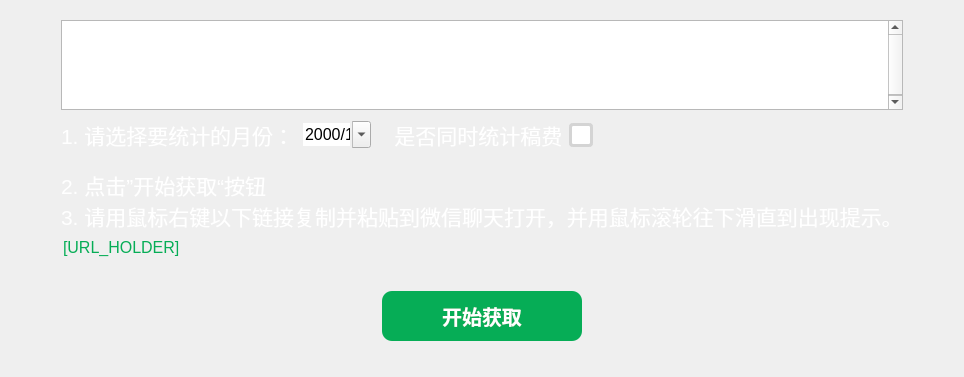
           <widget class="QWidget" name="page_2">
            <layout class="QVBoxLayout" name="verticalLayout_3">
             <property name="spacing">
              <number>0</number>
             </property>
             <item>
              <widget class="QWidget" name="content_2" native="true">
               <property name="sizePolicy">
                <sizepolicy hsizetype="Preferred" vsizetype="Maximum">
                 <horstretch>0</horstretch>
                 <verstretch>0</verstretch>
                </sizepolicy>
               </property>
               <layout class="QVBoxLayout" name="verticalLayout_8">
                <property name="spacing">
                 <number>2</number>
                </property>
                <property name="leftMargin">
                 <number>50</number>
                </property>
                <property name="topMargin">
                 <number>9</number>
                </property>
                <property name="rightMargin">
                 <number>50</number>
                </property>
                <property name="bottomMargin">
                 <number>0</number>
                </property>
                <item alignment="Qt::AlignmentFlag::AlignTop">
                 <widget class="QTextBrowser" name="textBrowser_2">
                  <property name="sizePolicy">
                   <sizepolicy hsizetype="Expanding" vsizetype="Minimum">
                    <horstretch>0</horstretch>
                    <verstretch>0</verstretch>
                   </sizepolicy>
                  </property>
                  <property name="maximumSize">
                   <size>
                    <width>16777215</width>
                    <height>90</height>
                   </size>
                  </property>
                  <property name="mouseTracking">
                   <bool>false</bool>
                  </property>
                  <property name="acceptDrops">
                   <bool>false</bool>
                  </property>
                  <property name="html">
                   <string>&lt;!DOCTYPE HTML PUBLIC &quot;-//W3C//DTD HTML 4.0//EN&quot; &quot;http://www.w3.org/TR/REC-html40/strict.dtd&quot;&gt;
&lt;html&gt;&lt;head&gt;&lt;meta name=&quot;qrichtext&quot; content=&quot;1&quot; /&gt;&lt;meta charset=&quot;utf-8&quot; /&gt;&lt;style type=&quot;text/css&quot;&gt;
p, li { white-space: pre-wrap; }
hr { height: 1px; border-width: 0; }
li.unchecked::marker { content: &quot;\2610&quot;; }
li.checked::marker { content: &quot;\2612&quot;; }
&lt;/style&gt;&lt;/head&gt;&lt;body style=&quot; font-family:'Microsoft YaHei UI'; font-size:9pt; font-weight:400; font-style:normal;&quot;&gt;
&lt;p align=&quot;center&quot; style=&quot; margin-top:0px; margin-bottom:0px; margin-left:0px; margin-right:0px; -qt-block-indent:0; text-indent:0px;&quot;&gt;&lt;span style=&quot; font-size:26pt; font-weight:700; color:#ffffff;&quot;&gt;第二步  获取公众号历史文章列表&lt;/span&gt;&lt;/p&gt;
&lt;p align=&quot;center&quot; style=&quot;-qt-paragraph-type:empty; margin-top:15px; margin-bottom:0px; margin-left:0px; margin-right:0px; -qt-block-indent:0; text-indent:0px; color:#ffffff;&quot;&gt;&lt;br /&gt;&lt;/p&gt;&lt;/body&gt;&lt;/html&gt;</string>
                  </property>
                  <property name="textInteractionFlags">
                   <set>Qt::TextInteractionFlag::LinksAccessibleByKeyboard|Qt::TextInteractionFlag::LinksAccessibleByMouse</set>
                  </property>
                 </widget>
                </item>
               </layout>
              </widget>
             </item>
             <item alignment="Qt::AlignmentFlag::AlignTop">
              <widget class="QWidget" name="widget" native="true">
               <property name="styleSheet">
                <string notr="true"/>
               </property>
               <layout class="QHBoxLayout" name="horizontalLayout_5">
                <property name="leftMargin">
                 <number>50</number>
                </property>
                <property name="rightMargin">
                 <number>50</number>
                </property>
                <item>
                 <widget class="QLabel" name="label">
                  <property name="font">
                   <font>
                    <pointsize>16</pointsize>
                   </font>
                  </property>
                  <property name="styleSheet">
                   <string notr="true">color: rgb(255, 255, 255);</string>
                  </property>
                  <property name="text">
                   <string>1. 请选择要统计的月份：</string>
                  </property>
                 </widget>
                </item>
                <item>
                 <widget class="QDateEdit" name="date_edit">
                  <property name="font">
                   <font>
                    <pointsize>-1</pointsize>
                   </font>
                  </property>
                  <property name="styleSheet">
                   <string notr="true">QDateEdit {
	font-size: 16px;
}

/*标题栏的样式*/
QCalendarWidget QWidget#qt_calendar_navigationbar
{ 
  background-color: rgb(6, 173, 86);
}

/*日历部分*/
#qt_calendar_calendarview {
    background-color: rgb(71, 71, 71);	/*背景颜色*/
    font: 16px;								/*字体*/
}

/*这里是激活的日期的样式也就是当前这个月*/
QCalendarWidget QAbstractItemView:enabled 
 {
	selection-background-color: rgb(6, 173, 86);
    selection-color: rgb(255, 255, 255);
   	font-size:16px;  
   	color: rgb(255, 255, 255); 
 }
  
 /*这里是其他月份的样式*/
QCalendarWidget QAbstractItemView:disabled 
{ 
	color: rgb(134, 134, 134);
}
</string>
                  </property>
                  <property name="wrapping">
                   <bool>false</bool>
                  </property>
                  <property name="frame">
                   <bool>false</bool>
                  </property>
                  <property name="buttonSymbols">
                   <enum>QAbstractSpinBox::ButtonSymbols::NoButtons</enum>
                  </property>
                  <property name="accelerated">
                   <bool>false</bool>
                  </property>
                  <property name="showGroupSeparator" stdset="0">
                   <bool>false</bool>
                  </property>
                  <property name="currentSection">
                   <enum>QDateTimeEdit::Section::YearSection</enum>
                  </property>
                  <property name="displayFormat">
                   <string>yyyy/M</string>
                  </property>
                  <property name="calendarPopup">
                   <bool>true</bool>
                  </property>
                  <property name="timeSpec">
                   <enum>Qt::TimeSpec::UTC</enum>
                  </property>
                 </widget>
                </item>
                <item>
                 <widget class="QLabel" name="label_5">
                  <property name="font">
                   <font>
                    <pointsize>16</pointsize>
                   </font>
                  </property>
                  <property name="styleSheet">
                   <string notr="true">color: rgb(255, 255, 255);</string>
                  </property>
                  <property name="text">
                   <string>   是否同时统计稿费</string>
                  </property>
                 </widget>
                </item>
                <item>
                 <widget class="QCheckBox" name="to_calc_fee">
                  <property name="sizePolicy">
                   <sizepolicy hsizetype="Fixed" vsizetype="Fixed">
                    <horstretch>0</horstretch>
                    <verstretch>0</verstretch>
                   </sizepolicy>
                  </property>
                  <property name="minimumSize">
                   <size>
                    <width>15</width>
                    <height>15</height>
                   </size>
                  </property>
                  <property name="styleSheet">
                   <string notr="true">QCheckBox {
    font-size: 12px;
    color: #333333;
    spacing: 8px; /* 方框和文字间距 */
}
/* 复选框方框基础 */
QCheckBox::indicator {
    width: 18px;
    height: 18px;
    border: 3px solid #666666;
    border-radius: 4px; /* 圆角方框 */
    border-color: rgb(212, 212, 212);
    background-color: white;
}
/* 鼠标悬浮未选中 */
QCheckBox::indicator:hover {
    border-color: rgb(6, 173, 86);
}
/* 选中状态：绿色背景+绿色边框，原生白色对勾自动出现 */
QCheckBox::indicator:checked {
    border-color: rgb(6, 173, 86);
    background-color: rgb(6, 173, 86);
    /* 替换image，使用Qt内置勾选符号，白色 */
    border-image: none;
    image: url(&quot;:/images/checkmark_white&quot;);
}
</string>
                  </property>
                  <property name="text">
                   <string/>
                  </property>
                  <property name="tristate">
                   <bool>false</bool>
                  </property>
                 </widget>
                </item>
                <item>
                 <spacer name="horizontalSpacer">
                  <property name="orientation">
                   <enum>Qt::Orientation::Horizontal</enum>
                  </property>
                  <property name="sizeHint" stdset="0">
                   <size>
                    <width>40</width>
                    <height>20</height>
                   </size>
                  </property>
                 </spacer>
                </item>
               </layout>
              </widget>
             </item>
             <item alignment="Qt::AlignmentFlag::AlignTop">
              <widget class="QWidget" name="widget_2" native="true">
               <layout class="QVBoxLayout" name="verticalLayout_4">
                <property name="leftMargin">
                 <number>50</number>
                </property>
                <property name="rightMargin">
                 <number>50</number>
                </property>
                <item>
                 <widget class="QLabel" name="label_2">
                  <property name="font">
                   <font>
                    <pointsize>16</pointsize>
                   </font>
                  </property>
                  <property name="styleSheet">
                   <string notr="true">color: rgb(255, 255, 255);</string>
                  </property>
                  <property name="text">
                   <string>2. 点击”开始获取“按钮
3. 请用鼠标右键以下链接复制并粘贴到微信聊天打开，并用鼠标滚轮往下滑直到出现提示。</string>
                  </property>
                 </widget>
                </item>
                <item>
                 <widget class="QLabel" name="article_list_url">
                  <property name="palette">
                   <palette>
                    <active>
                     <colorrole role="WindowText">
                      <brush brushstyle="SolidPattern">
                       <color alpha="255">
                        <red>6</red>
                        <green>173</green>
                        <blue>86</blue>
                       </color>
                      </brush>
                     </colorrole>
                     <colorrole role="Text">
                      <brush brushstyle="SolidPattern">
                       <color alpha="255">
                        <red>6</red>
                        <green>173</green>
                        <blue>86</blue>
                       </color>
                      </brush>
                     </colorrole>
                     <colorrole role="ButtonText">
                      <brush brushstyle="SolidPattern">
                       <color alpha="255">
                        <red>6</red>
                        <green>173</green>
                        <blue>86</blue>
                       </color>
                      </brush>
                     </colorrole>
                     <colorrole role="Highlight">
                      <brush brushstyle="SolidPattern">
                       <color alpha="255">
                        <red>7</red>
                        <green>188</green>
                        <blue>91</blue>
                       </color>
                      </brush>
                     </colorrole>
                     <colorrole role="PlaceholderText">
                      <brush brushstyle="SolidPattern">
                       <color alpha="128">
                        <red>6</red>
                        <green>173</green>
                        <blue>86</blue>
                       </color>
                      </brush>
                     </colorrole>
                    </active>
                    <inactive>
                     <colorrole role="WindowText">
                      <brush brushstyle="SolidPattern">
                       <color alpha="255">
                        <red>6</red>
                        <green>173</green>
                        <blue>86</blue>
                       </color>
                      </brush>
                     </colorrole>
                     <colorrole role="Text">
                      <brush brushstyle="SolidPattern">
                       <color alpha="255">
                        <red>6</red>
                        <green>173</green>
                        <blue>86</blue>
                       </color>
                      </brush>
                     </colorrole>
                     <colorrole role="ButtonText">
                      <brush brushstyle="SolidPattern">
                       <color alpha="255">
                        <red>6</red>
                        <green>173</green>
                        <blue>86</blue>
                       </color>
                      </brush>
                     </colorrole>
                     <colorrole role="Highlight">
                      <brush brushstyle="SolidPattern">
                       <color alpha="255">
                        <red>7</red>
                        <green>188</green>
                        <blue>91</blue>
                       </color>
                      </brush>
                     </colorrole>
                     <colorrole role="PlaceholderText">
                      <brush brushstyle="SolidPattern">
                       <color alpha="128">
                        <red>6</red>
                        <green>173</green>
                        <blue>86</blue>
                       </color>
                      </brush>
                     </colorrole>
                    </inactive>
                    <disabled>
                     <colorrole role="WindowText">
                      <brush brushstyle="SolidPattern">
                       <color alpha="255">
                        <red>6</red>
                        <green>173</green>
                        <blue>86</blue>
                       </color>
                      </brush>
                     </colorrole>
                     <colorrole role="Text">
                      <brush brushstyle="SolidPattern">
                       <color alpha="255">
                        <red>6</red>
                        <green>173</green>
                        <blue>86</blue>
                       </color>
                      </brush>
                     </colorrole>
                     <colorrole role="ButtonText">
                      <brush brushstyle="SolidPattern">
                       <color alpha="255">
                        <red>6</red>
                        <green>173</green>
                        <blue>86</blue>
                       </color>
                      </brush>
                     </colorrole>
                     <colorrole role="PlaceholderText">
                      <brush brushstyle="SolidPattern">
                       <color alpha="128">
                        <red>6</red>
                        <green>173</green>
                        <blue>86</blue>
                       </color>
                      </brush>
                     </colorrole>
                    </disabled>
                   </palette>
                  </property>
                  <property name="font">
                   <font>
                    <pointsize>12</pointsize>
                   </font>
                  </property>
                  <property name="styleSheet">
                   <string notr="true">color: rgb(6, 173, 86);</string>
                  </property>
                  <property name="text">
                   <string>[URL_HOLDER]</string>
                  </property>
                  <property name="wordWrap">
                   <bool>true</bool>
                  </property>
                  <property name="margin">
                   <number>2</number>
                  </property>
                  <property name="indent">
                   <number>2</number>
                  </property>
                  <property name="textInteractionFlags">
                   <set>Qt::TextInteractionFlag::TextSelectableByMouse</set>
                  </property>
                 </widget>
                </item>
               </layout>
              </widget>
             </item>
             <item alignment="Qt::AlignmentFlag::AlignBottom">
              <widget class="QWidget" name="btn_container_2" native="true">
               <property name="minimumSize">
                <size>
                 <width>0</width>
                 <height>100</height>
                </size>
               </property>
               <property name="styleSheet">
                <string notr="true">QPushButton {
	background: rgb(6, 173, 86);
	color: rgb(255, 255, 255);
	border-radius: 10px;
	font-size: 20px;
	font-weight: bold;
}
QPushButton:hover {
	background: rgb(6, 156, 76);
}</string>
               </property>
               <layout class="QHBoxLayout" name="horizontalLayout_4">
                <item>
                 <spacer name="horizontalSpacer_5">
                  <property name="orientation">
                   <enum>Qt::Orientation::Horizontal</enum>
                  </property>
                  <property name="sizeHint" stdset="0">
                   <size>
                    <width>40</width>
                    <height>20</height>
                   </size>
                  </property>
                 </spacer>
                </item>
                <item>
                 <widget class="QPushButton" name="step_two_btn">
                  <property name="sizePolicy">
                   <sizepolicy hsizetype="Fixed" vsizetype="Fixed">
                    <horstretch>0</horstretch>
                    <verstretch>0</verstretch>
                   </sizepolicy>
                  </property>
                  <property name="minimumSize">
                   <size>
                    <width>200</width>
                    <height>50</height>
                   </size>
                  </property>
                  <property name="cursor">
                   <cursorShape>PointingHandCursor</cursorShape>
                  </property>
                  <property name="text">
                   <string>开始获取</string>
                  </property>
                 </widget>
                </item>
                <item>
                 <spacer name="horizontalSpacer_6">
                  <property name="orientation">
                   <enum>Qt::Orientation::Horizontal</enum>
                  </property>
                  <property name="sizeHint" stdset="0">
                   <size>
                    <width>40</width>
                    <height>20</height>
                   </size>
                  </property>
                 </spacer>
                </item>
               </layout>
              </widget>
             </item>
            </layout>
           </widget>
